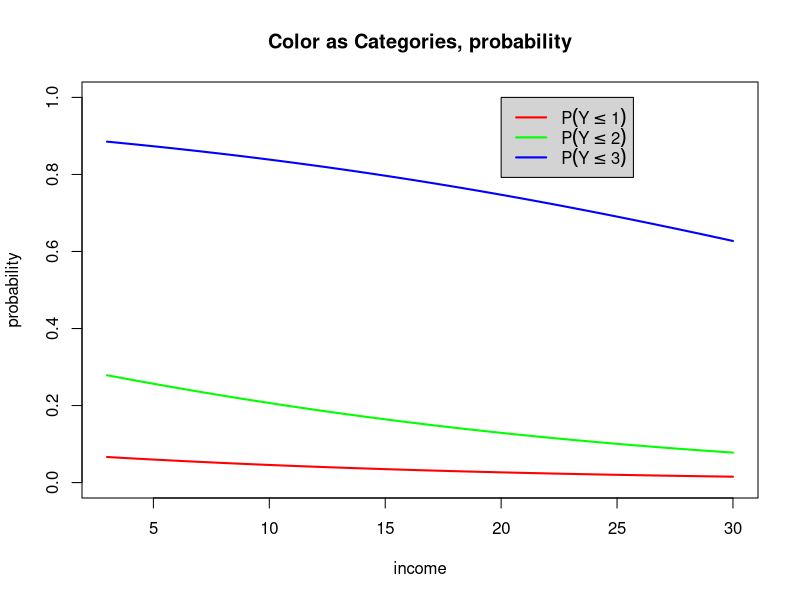
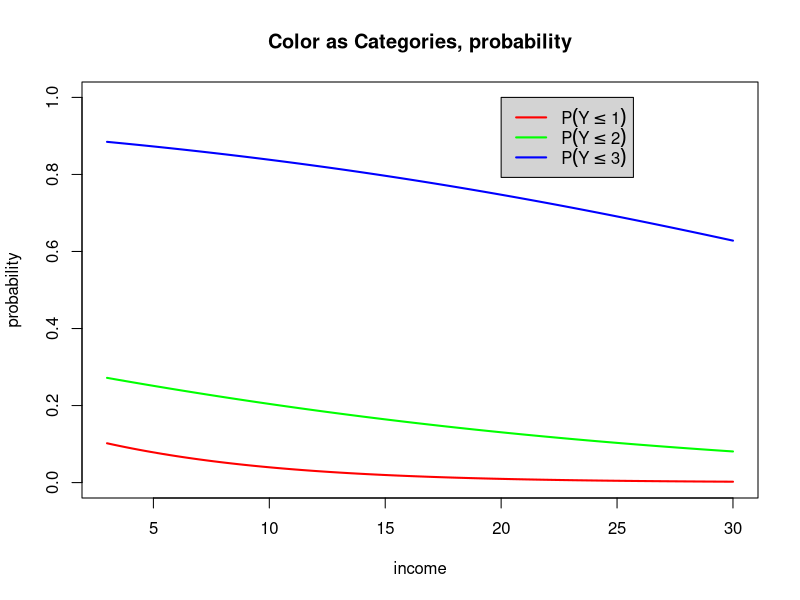

Source code (R) for these figures, in order:
income=c(3,10,20,30)
jobsat=c("VD","LD","MS","VS")
table.sat=expand.grid(income=income,jobsat=jobsat)
counts=c(2,2,0,0,4,6,1,3,13,22,15,13,3,4,8,8)
table.sat=cbind(table.sat,count=counts)
temp=xtabs(count~income+jobsat,table.sat)
temp



###--- Multinomial Baseline-Logit ---###
########################################
library(VGAM)
# May read data as individual trials (see table.sat1) but the deviance is 205 on df=306
# as the saturated model is "different"
#table.sat1=structure(.Data=table.sat[rep(1:nrow(table.sat),temp),],row.names=1:104)[,1:2]
#fit.blogit=vglm(jobsat~income,multinomial,data=table.sat1)
#summary(fit.blogit)

# Read data in easiest form to get correct goodness of fit
income=c(3,10,20,30)
VD=c(2,2,0,0)
LD=c(4,6,1,3)
MS=c(13,22,15,13)
VS=c(3,4,8,8)
dat=data.frame(income,VD,LD,MS,VS)

fit.blogit=vglm(cbind(VD,LD,MS,VS)~income,family=multinomial,data=dat)
summary(fit.blogit)
sum(resid(fit.blogit,type="pearson")^2)

vglm(cbind(VD,LD,MS,VS)~1,family=multinomial,data=dat)

###--- Multinomial Cumulative Logit ---###
##########################################

# Assuming parallel lines
fit.clogit1=vglm(cbind(VD,LD,MS,VS)~income,family=cumulative(parallel=TRUE),data=dat)
summary(fit.clogit1)
1-pchisq(deviance(fit.clogit1),df.residual(fit.clogit1))

vglm(cbind(VD,LD,MS,VS)~1,family=cumulative(parallel=TRUE),data=dat)

# Plot of P(Y<=j|x)
cols=rainbow(3)
coef=coefficients(fit.clogit1)
curve(exp(coef[1]+coef[4]*x)/(1+exp(coef[1]+coef[4]*x)),from=3,to=30,lwd=2,ylim=c(0,1),col=cols[1],ylab="probability",xlab="income",main="Color as Categories, probability")
for(i in 2:3)
	curve(exp(coef[i]+coef[4]*x)/(1+exp(coef[i]+coef[4]*x)), from=3,to=30,lwd=2,col=cols[i],add=TRUE)
legend(20,1,col=c(cols,"black"),lwd=2,legend=c(expression(P(Y<=1)),expression(P(Y<=2)),expression(P(Y<=3))),bg = "light gray")


# Assuming NON-parallel lines
fit.clogit2=vglm(cbind(VD,LD,MS,VS)~income,family=cumulative(parallel=FALSE),data=dat)
summary(fit.clogit2)
1-pchisq(deviance(fit.clogit2),df.residual(fit.clogit2))

# Plot of P(Y<=j|x)
coef2=coefficients(fit.clogit2)
curve(exp(coef2[1]+coef2[4]*x)/(1+exp(coef2[1]+coef2[4]*x)),from=3,to=30,lwd=2,ylim=c(0,1),col=cols[1],ylab="probability",xlab="income",main="Color as Categories, probability")
for(i in 2:3)
	curve(exp(coef2[i]+coef2[i+3]*x)/(1+exp(coef2[i]+coef2[i+3]*x)), from=3,to=30,lwd=2,col=cols[i],add=TRUE)
legend(20,1,col=c(cols,"black"),lwd=2,legend=c(expression(P(Y<=1)),expression(P(Y<=2)),expression(P(Y<=3))),bg = "light gray")
